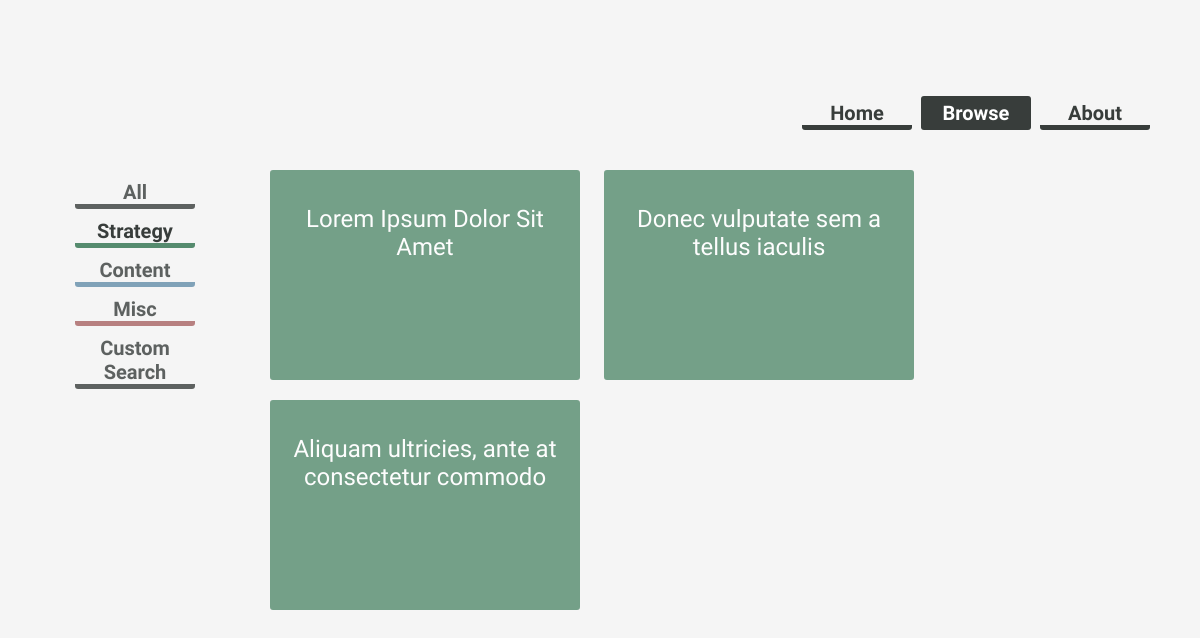
Page /browse/strategy on the earlier database version.
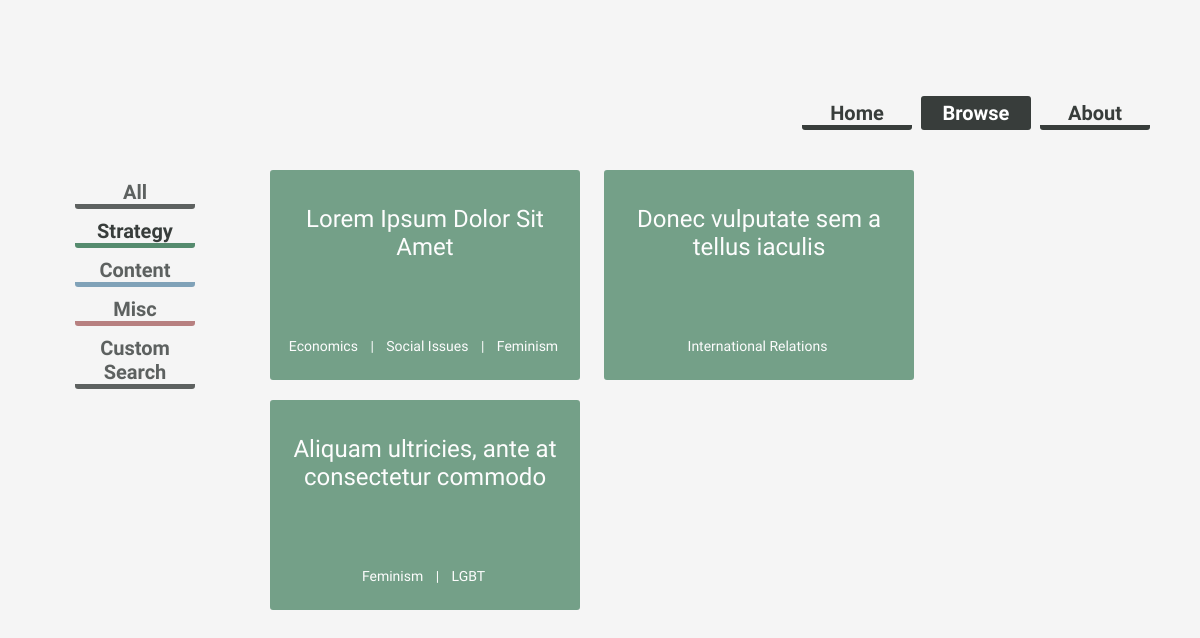
Same page on the later database version.
### tplatform/models.py (models this page shows, shortened)
class Article(models.Model):
    STRATEGY = 1
    CONTENT = 2
    MISC = 3
    CATEGORY_CHOICES = (
        (STRATEGY, 'Strategy'),
        (CONTENT, 'Content'),
        (MISC, 'Misc'),
    )
    title = models.CharField(max_length = 200)
    description = models.CharField(max_length = 350, default = '')
    authors = models.ManyToManyField(Author, blank = True)
    date_added = models.DateTimeField()
    content = models.TextField()
    category = models.IntegerField(choices = CATEGORY_CHOICES)
    tags = models.ManyToManyField(Tag)
    types = models.ManyToManyField(Type, blank = True)

class Tag(models.Model):
    name = models.CharField(max_length = 30)

### tplatform/views.py (the view)
# urls.py: url(r'^browse/strategy', views.strategy, name='browse.strategy'),
def strategy(request):
	articles = Article.objects.filter(category=Article.STRATEGY)
	return render(request, 'tplatform/strategy.html', {
		'articles': articles,
	})

### training/templates/tplatform/strategy.html (shortened to what this page needs)
{% extends "tplatform/browse.html" %}
{% block articles %}
	<div>
		{% for article in articles %}
			<div style="display:inline-block; vertical-align:top;">
				<a href="{% url 'browse.article_detail' article.id %}">
					<div class="content-box" id="article-{{ article.get_category_display|lower }}">
						<span class="box-title">{{ article.title }}</span>
						<span id="tag-wrapper">
						<span class="box-tag-list">
							{% for tag in article.tags.all %}
								<span class="box-tag">
									{{ tag.name }}
								</span>
								{% if not forloop.last %}
									<span class="box-tag">
										|
									</span>
								{% endif %}
							{% endfor %}
						</span>
						</span>
					</div>
				</a>
			</div>
		{% endfor %}
	</div>
{% endblock %}

Differences in the rows shown:
added Tag: name "Economics", shown under Article "Lorem Ipsum Dolor Sit Amet"
added Tag: name "Social Issues", shown under Article "Lorem Ipsum Dolor Sit Amet"
added Tag: name "Feminism"
added Tag: name "International Relations", shown under Article "Donec vulputate sem a tellus iaculis"
added Tag: name "LGBT", shown under Article "Aliquam ultricies, ante at consectetur commodo"
